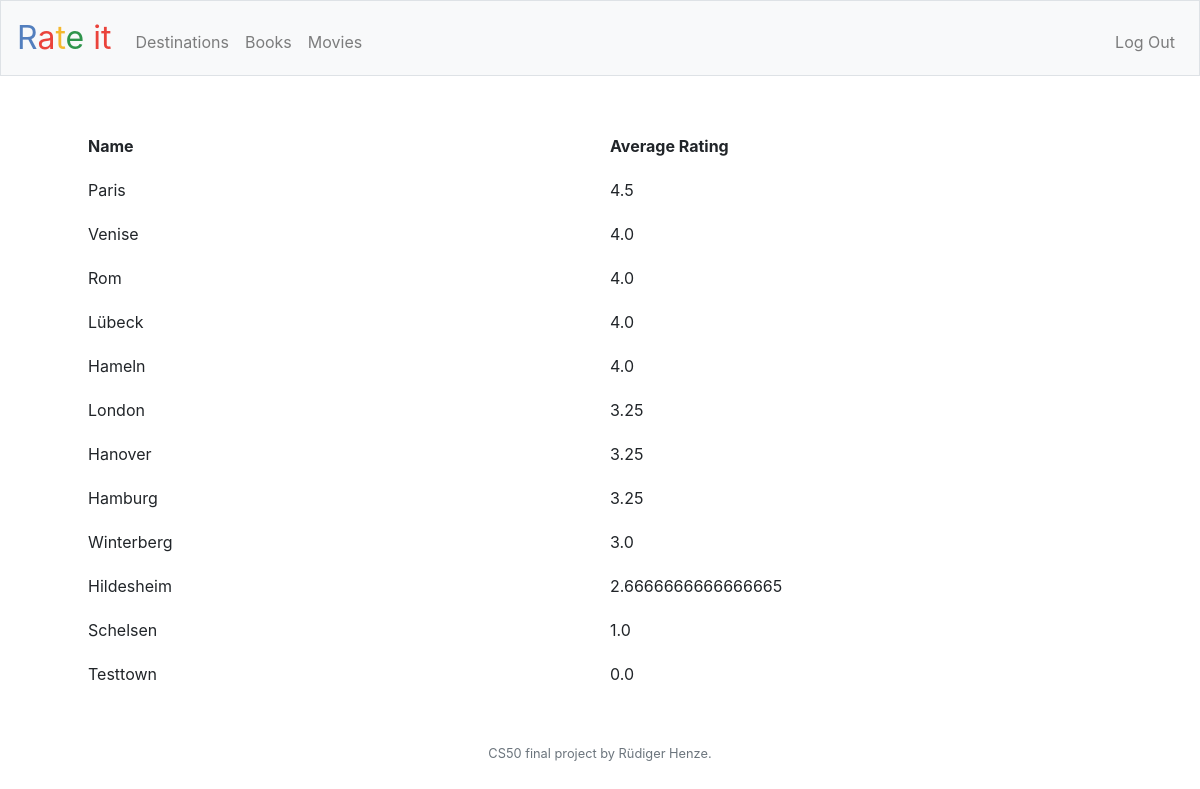
Screenshot of /top10 (signed in) with the database file from the repository.
### tables this page shows
CREATE TABLE destinations (dest_id INTEGER, dest_name TEXT NOT NULL, description TEXT, rating REAL, 'user_id' INTEGER, PRIMARY KEY(dest_id));

### application.py (the view)
@app.route("/top10")
@login_required
def top10():
    user_id = session["user_id"]
    cursor = db.execute_sql("SELECT dest_name, AVG(rating) AS avg FROM destinations GROUP BY dest_name ORDER BY AVG(rating) DESC")
    tops = cursor.fetchall()
    return render_template("top10.html", tops=tops)

### application.py (called while the page is built)
@app.after_request
def after_request(response):
    response.headers["Cache-Control"] = "no-cache, no-store, must-revalidate"
    response.headers["Expires"] = 0
    response.headers["Pragma"] = "no-cache"
    return response

### helpers.py (called while the page is built)
def login_required(f):
    @wraps(f)
    def decorated_function(*args, **kwargs):
        if session.get("user_id") is None:
            return redirect("/login")
        return f(*args, **kwargs)
    return decorated_function

### templates/top10.html (shortened to what this page needs)
{% extends "layout.html" %}
{% block main %}
    <table>
        <thead>
            <tr>
                <th>Name</th>
                <th>Average Rating</th>
            </tr>
        </thead>
        <tbody>
            {% for top in tops %}
            <tr>
                <td>{{top[0]}}</td>
                <td>{{top[1]}}</td>
            </tr>
            {% endfor %}
        </tbody>
    </table>
{% endblock %}

### static/styles.css (style rules this page uses)
table { table-layout: fixed; width: 100%; }
th, td { padding: 10px; text-align: left; }

### rows the page displays
destinations: dest_name "Venise", rating "4.0"
destinations: dest_name "Rom", rating "4.0"
destinations: dest_name "Lübeck", rating "4.0"
destinations: dest_name "Hameln", rating "4.0"
destinations: dest_name "Schelsen", rating "1.0"
destinations: dest_name "Testtown", rating "0.0"

### other values shown
{{ top[0] }} "Paris" "London" "Hanover" "Hamburg" "Winterberg" "Hildesheim"
{{ top[1] }} "4.5" "3.25" "3.25" "3.25" "3.0" "2.6666666666666665"
